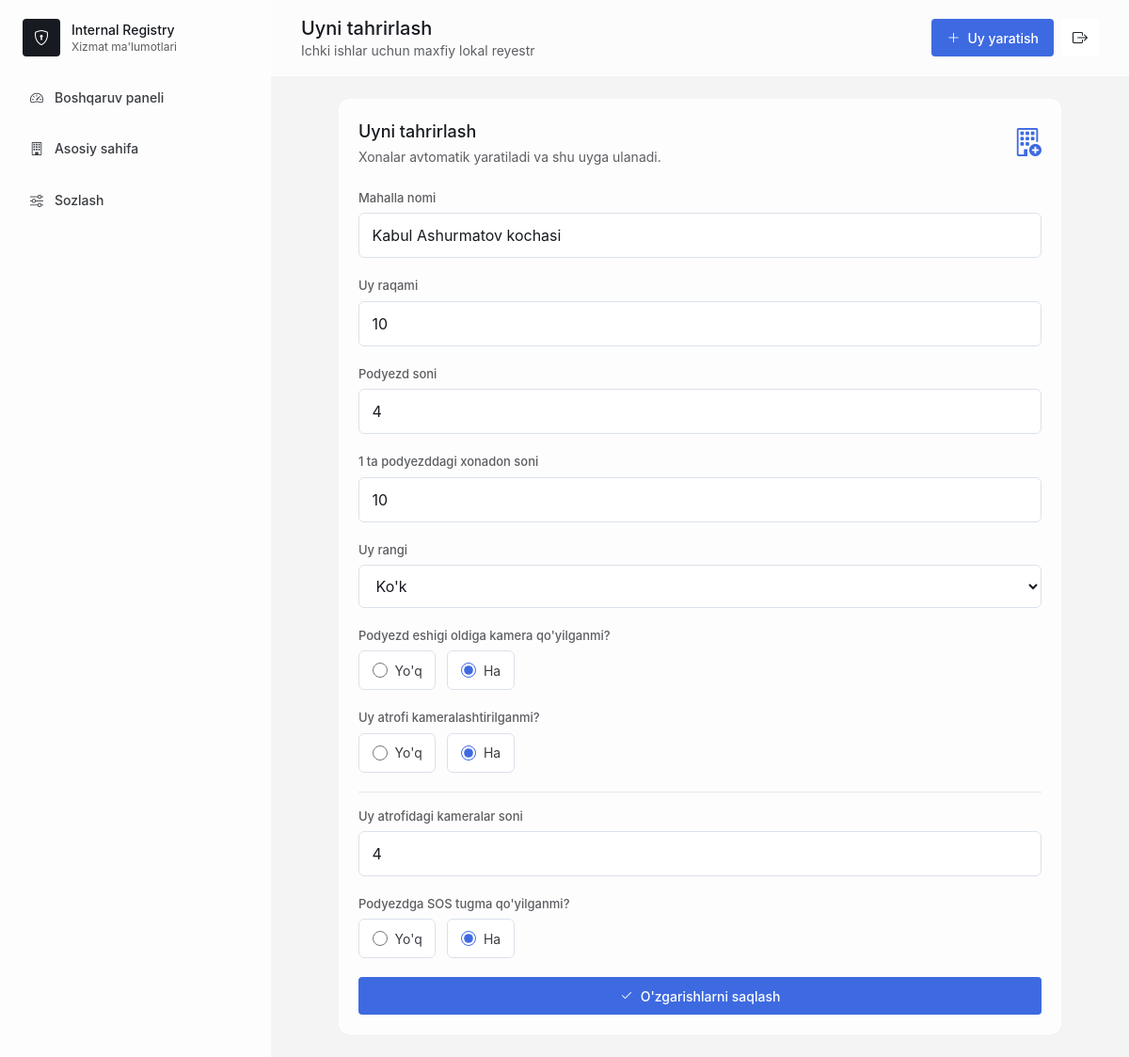
The page /houses/7/edit/ (signed in) on the database its author committed.
### registry/models.py (models this page shows, shortened)
class House(models.Model):
    COLOR_CHOICES = [
        ("blue", "Ko'k"),
        ("green", "Yashil"),
        ("red", "Qizil"),
        ("amber", "Sariq"),
        ("slate", "Kulrang"),
    ]
    house_number = models.CharField(max_length=40)
    street_name = models.CharField(max_length=180)
    room_count = models.PositiveIntegerField()
    entrance_count = models.PositiveIntegerField(default=4)
    apartments_per_entrance = models.PositiveIntegerField(default=10)
    color = models.CharField(max_length=20, choices=COLOR_CHOICES, default="blue")
    entrance_camera = models.BooleanField(default=False)
    yard_camera = models.BooleanField(default=False)
    yard_camera_count = models.PositiveIntegerField(blank=True, null=True)
    entrance_sos_button = models.BooleanField(default=False)
    created_at = models.DateTimeField(auto_now_add=True)
    updated_at = models.DateTimeField(auto_now=True)
    class Meta:
        ordering = ["-created_at"]
        constraints = [
            models.UniqueConstraint(
                fields=["house_number", "street_name"],
                name="unique_house_per_street",
            )
        ]

### registry/views.py (the view)
# urls.py: path("houses/<int:pk>/edit/", login_required(views.house_edit), name="house_edit"),
def house_edit(request, pk):
    house = get_object_or_404(House, pk=pk)
    form = HouseForm(request.POST or None, instance=house)
    if request.method == "POST" and form.is_valid():
        form.save()
        messages.success(request, "Uy ma'lumotlari muvaffaqiyatli yangilandi.")
        return redirect("registry:house_list")
    return render(request, "registry/settings.html", {"page_title": "Uyni tahrirlash", "form": form, "house": house})

### registry/templates/registry/settings.html (shortened to what this page needs)
{% extends "registry/base.html" %}
{% block content %}
<section class="mx-auto max-w-3xl">
    <div class="panel">
        <div class="mb-6 flex items-center justify-between">
            <div>
                <h2>{% if house %}Uyni tahrirlash{% else %}Yangi uy yaratish{% endif %}</h2>
                <p class="mt-1 text-sm text-[#5C5E62]">Xonalar avtomatik yaratiladi va shu uyga ulanadi.</p>
            </div>
            <i class="bi bi-building-add text-3xl text-[#3E6AE1]"></i>
        </div>
        <form method="post" class="space-y-5">
            <label class="block"><span class="label">{{ form.street_name.label }}</span>{{ form.street_name }}{% for error in form.street_name.errors %}<span class="field-error">{{ error }}</span>{% endfor %}</label>
            <label class="block"><span class="label">{{ form.house_number.label }}</span>{{ form.house_number }}{% for error in form.house_number.errors %}<span class="field-error">{{ error }}</span>{% endfor %}</label>
            <label class="block"><span class="label">{{ form.entrance_count.label }}</span>{{ form.entrance_count }}{% for error in form.entrance_count.errors %}<span class="field-error">{{ error }}</span>{% endfor %}</label>
            <label class="block"><span class="label">{{ form.apartments_per_entrance.label }}</span>{{ form.apartments_per_entrance }}</label>
            <label class="block"><span class="label">{{ form.color.label }}</span>{{ form.color }}{% for error in form.color.errors %}<span class="field-error">{{ error }}</span>{% endfor %}</label>
            <label class="block"><span class="label">{{ form.entrance_camera.label }}</span>{{ form.entrance_camera }}{% for error in form.entrance_camera.errors %}<span class="field-error">{{ error }}</span>{% endfor %}</label>
            <label class="block"><span class="label">{{ form.yard_camera.label }}</span>{{ form.yard_camera }}{% for error in form.yard_camera.errors %}<span class="field-error">{{ error }}</span>{% endfor %}</label>
            <div class="conditional-fields" data-conditional-for="yard_camera">
                <label class="block"><span class="label">{{ form.yard_camera_count.label }}</span>{{ form.yard_camera_count }}{% for error in form.yard_camera_count.errors %}<span class="field-error">{{ error }}</span>{% endfor %}</label>
            </div>
            <label class="block"><span class="label">{{ form.entrance_sos_button.label }}</span>{{ form.entrance_sos_button }}{% for error in form.entrance_sos_button.errors %}<span class="field-error">{{ error }}</span>{% endfor %}</label>
            <button class="btn-primary w-full justify-center" type="submit"><i class="bi bi-check2"></i>{% if house %}O'zgarishlarni saqlash{% else %}Uy yaratish{% endif %}</button>
        </form>
    </div>
</section>
{% endblock %}

### registry/static/registry/css/app.css (style rules this page uses)
* { box-sizing: border-box; }
body { font-family: -apple-system, BlinkMacSystemFont, "Segoe UI", Arial, sans-serif; letter-spacing: 0; }
.btn-primary, .btn-secondary, .btn-danger, .filter-btn, .page-btn { display:inline-flex; align-items:center; gap:.5rem; min-height:40px; border-radius:4px; padding:.45rem 1rem; font-size:14px; font-weight:500; transition:.33s; }
.btn-primary { background:#3E6AE1; color:#fff; }
.panel { border-radius:12px; background:rgba(255,255,255,.78); border:1px solid rgba(255,255,255,.9); padding:1.25rem; backdrop-filter:blur(20px); }
.panel h2 { font-size:18px; font-weight:500; }
.form-input { width:100%; min-height:46px; border:1px solid #dbe1ea; border-radius:6px; background:rgba(255,255,255,.94); padding:.7rem .85rem; outline:none; transition:.33s; color:#171A20; }
.form-input::placeholder { color:#9aa3af; }
.label { display:block; margin-bottom:.35rem; color:#5C5E62; font-size:13px; font-weight:500; }
.choice-list { display:flex; flex-wrap:wrap; gap:.75rem; }
.choice-list > div, .choice-list li { list-style:none; }
.choice-list label { display:flex; min-height:42px; align-items:center; gap:.5rem; border:1px solid #dbe1ea; border-radius:6px; background:#fff; padding:.55rem .85rem; color:#393C41; font-size:14px; }
.choice-list input { height:16px; width:16px; accent-color:#3E6AE1; }
.conditional-fields { margin-top:1rem; border-top:1px solid #e5e7eb; padding-top:1rem; }

### rows shown on the page
House: street_name "Kabul Ashurmatov kochasi", house_number "10", entrance_count "4", apartments_per_entrance "10", color "Ko'k", entrance_camera "☐ Podyezd eshigi oldiga kamera q ☑ Ha", yard_camera "☐ Uy atrofi kameralashtirilganmi ☑ Ha", yard_camera_count "4", entrance_sos_button "☐ Podyezdga SOS tugma qo'yilganm ☑ Ha"

### other values the page prints
{{ page_title|default:"Boshqaruv paneli" }} "Uyni tahrirlash"
